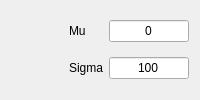
         <widget class="QWidget" name="tab_normaly">
          <attribute name="title">
           <string>Normal</string>
          </attribute>
          <layout class="QGridLayout" name="gridLayout_30">
           <item row="0" column="0">
            <spacer name="horizontalSpacer_28">
             <property name="orientation">
              <enum>Qt::Horizontal</enum>
             </property>
             <property name="sizeHint" stdset="0">
              <size>
               <width>40</width>
               <height>20</height>
              </size>
             </property>
            </spacer>
           </item>
           <item row="0" column="1">
            <widget class="QLabel" name="label_51">
             <property name="text">
              <string>Mu</string>
             </property>
            </widget>
           </item>
           <item row="1" column="2">
            <widget class="QLineEdit" name="ln_ynrsigma">
             <property name="sizePolicy">
              <sizepolicy hsizetype="Minimum" vsizetype="Fixed">
               <horstretch>0</horstretch>
               <verstretch>0</verstretch>
              </sizepolicy>
             </property>
             <property name="maximumSize">
              <size>
               <width>80</width>
               <height>16777215</height>
              </size>
             </property>
             <property name="text">
              <string>100</string>
             </property>
             <property name="alignment">
              <set>Qt::AlignCenter</set>
             </property>
            </widget>
           </item>
           <item row="0" column="2">
            <widget class="QLineEdit" name="ln_ynrmu">
             <property name="sizePolicy">
              <sizepolicy hsizetype="Minimum" vsizetype="Fixed">
               <horstretch>0</horstretch>
               <verstretch>0</verstretch>
              </sizepolicy>
             </property>
             <property name="maximumSize">
              <size>
               <width>80</width>
               <height>16777215</height>
              </size>
             </property>
             <property name="text">
              <string>0</string>
             </property>
             <property name="alignment">
              <set>Qt::AlignCenter</set>
             </property>
            </widget>
           </item>
           <item row="1" column="1">
            <widget class="QLabel" name="label_52">
             <property name="text">
              <string>Sigma</string>
             </property>
            </widget>
           </item>
          </layout>
         </widget>
